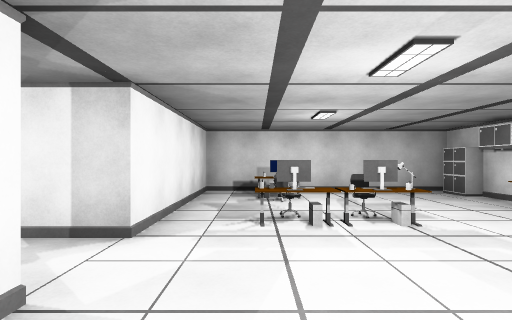
[1] (above)

19 first-person views from a walk through a 3-D level made in the Unity game engine. The camera is 1.5 m above the floor, looks level and sees 80° across. The floor is counted in squares, 2 m on a side. Each view is taken from the middle of a square. On the plan, view 1 faces up. The plan holds only what a view shows up to about 10 squares ahead; the rest is blank. The place goes on beyond the plan. The player is left out.

[2]
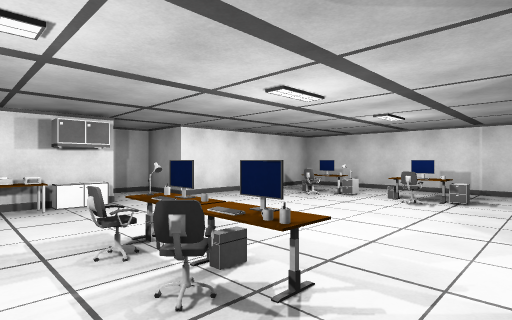

[3]
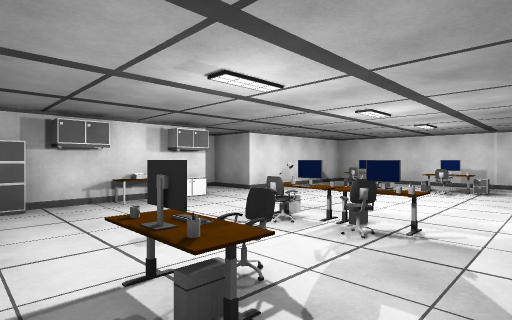

[4]
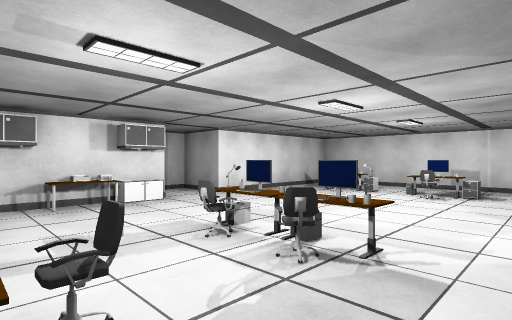

[5]
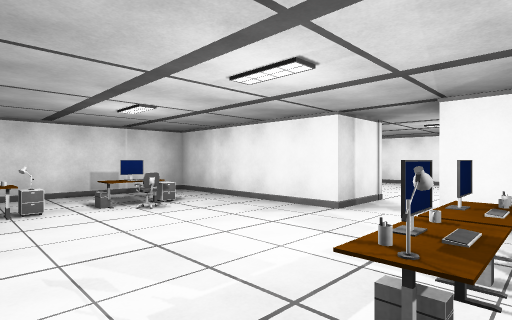

[6]
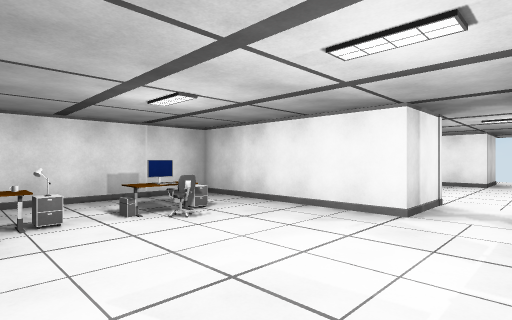

[7]
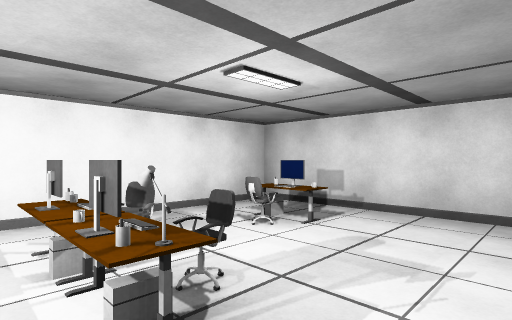

[8]
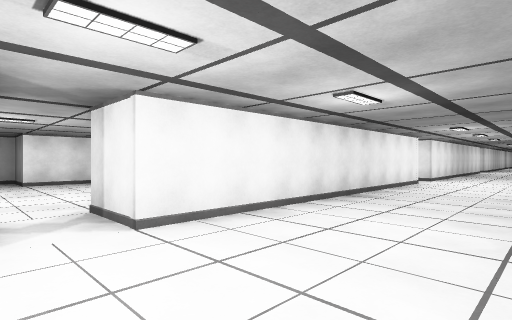

[9]
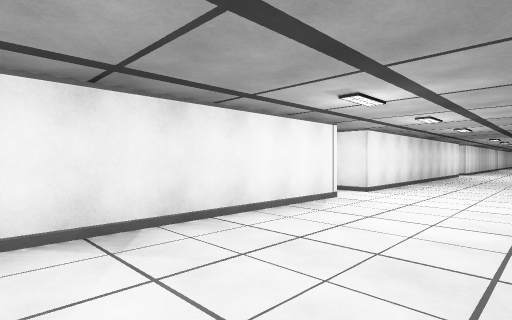

[10]
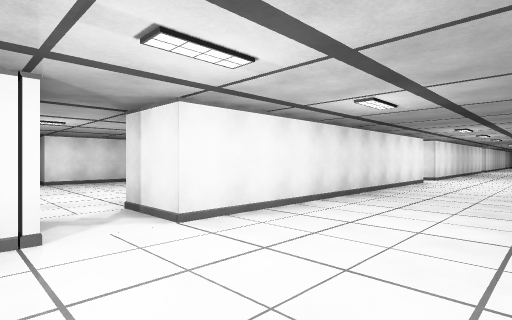

[11]
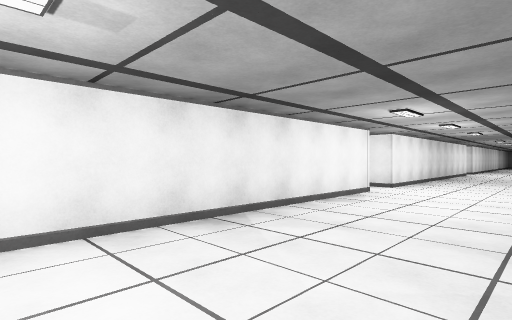

[12]
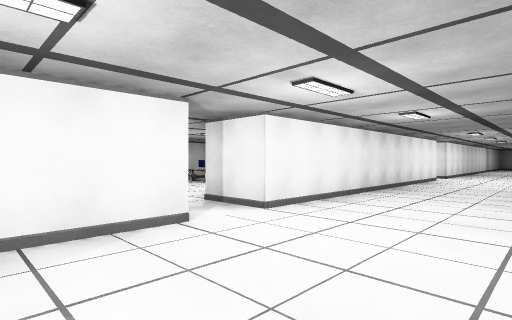

[13]
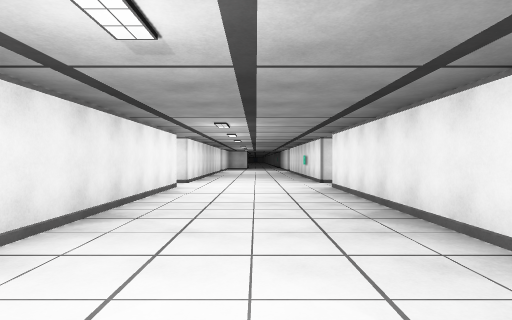

[14]
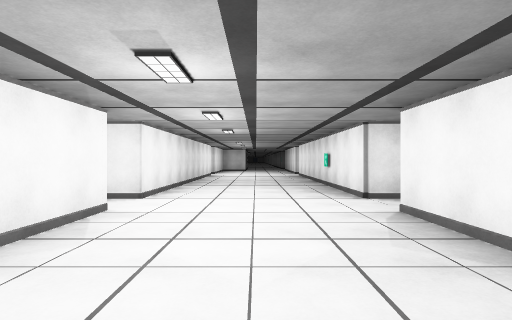

[15]
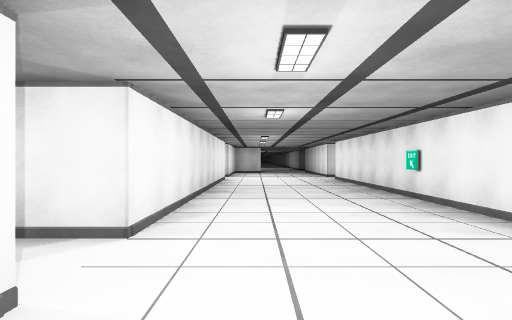

[16]
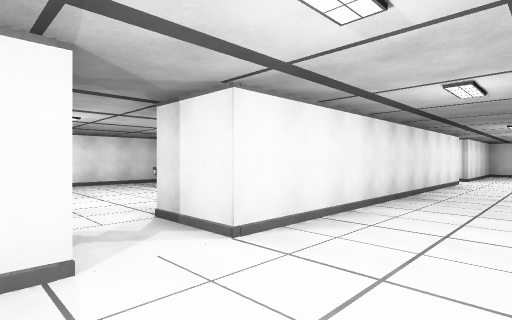

[17]
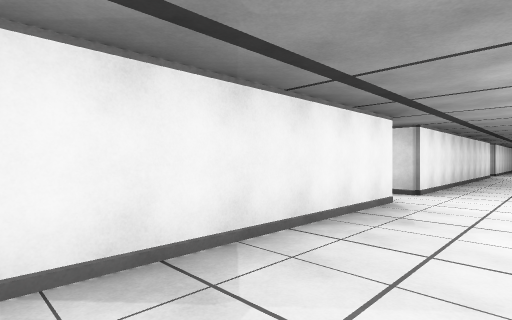

[18]
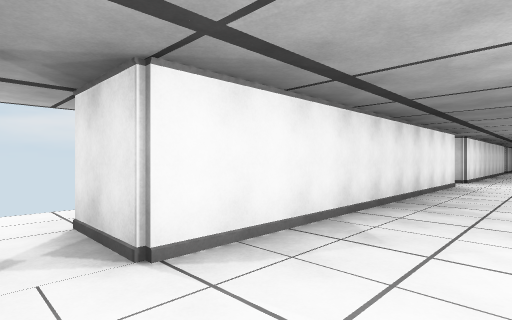

[19]
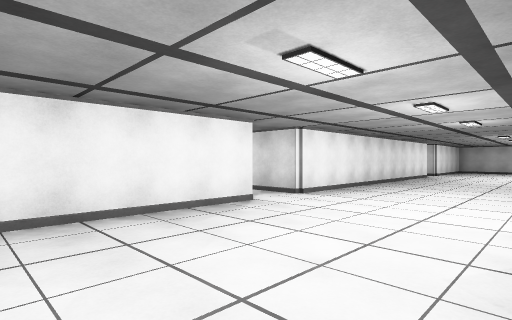

### Floor plan
Points are (right, up) in squares from view 1. A wall is a line through its corners. A room is listed if a view was taken in it or the views show most of it. See-through windows are left out.
Room 1 (views 1, 2, 3, 4, 5, 6, 7)
walls: (4.7, 2.9) (4.7, 3.6); (-1.2, 1.6) (-1.2, -2.9) (4.7, -2.9) (4.7, 1.6) (6.1, 1.6) (6.1, 2.5); (4.7, 5.5) (4.7, 6.2); (4.6, 7.5) (-1.2, 7.5) (-1.2, 2.9)
ways out: opening at (-2, 2) to room 2
objects: other object (0, -2); cabinet (0, -1); monitor (0, 3); mug (0, 4); other object (0, 5); monitor (0, 6); other object (0, 7); monitor (1, -2); chair (1, -1); monitor (1, 2); chair (1, 4) to (2, 4); other object (1, 6); cabinet (2, -2); other object (2, -1); chair (3, -2); other object (3, -1); monitor (3, 0); other object (4, 3); cabinet (4, 4); other object (4, 4) to (5, 5); cabinet (4, 7)
Room 2 (views 8, 9, 10, 11, 12, 13, 14, 15, 16, 17, 18, 19)
walls: (-2.8, -18.1) (-2.8, -8.9) (-1.1, -8.9); (-7.1, -19.4) (-7.1, -28.5); (-7.1, -8.9) (-7.1, -18); (-2.8, -7.6) (-2.8, 1.6) (-1.2, 1.6); (-7.1, -2.9) (-7.1, -7.5); (-2.8, -28.6) (-2.8, -19.4) (-1.1, -19.4); (-7.1, -29.9) (-7.1, -37); (-7.1, 1.6) (-7.1, 0); (-1.2, 2.9) (-2.4, 2.9); (-2.8, -37.5) (-2.8, -29.9) (-1.1, -29.9)
ways out: opening at (-2, 2) to room 1; opening at (-8, 2); opening at (-7.5, -29); opening at (-7.5, -19); opening at (-7.5, -8); opening at (-2, -29); opening at (-2, -19); opening at (-2, -8)

Where each view was taken, in squares from view 1:
view 1: 0 up, 0 right, facing up
view 2: 5 up, 1 left, facing down-right
view 3: 7 up, 1 left, facing down-right
view 4: 6 up, 1 left, facing down-right
view 5: 4 up, 3 right, facing down-left
view 6: 3 up, 3 right, facing down-left
view 7: 3 up, 3 right, facing up-left
view 8: 3 up, 6 left, facing down-right
view 9: 2 down, 6 left, facing down-right
view 10: 7 down, 6 left, facing down-right
view 11: 11 down, 6 left, facing down-right
view 12: 16 down, 6 left, facing down-right
view 13: 20 down, 5 left, facing down
view 14: 24 down, 5 left, facing down
view 15: 27 down, 4 left, facing down
view 16: 28 down, 5 left, facing down-right
view 17: 25 down, 5 left, facing up-left
view 18: 19 down, 5 left, facing up-left
view 19: 13 down, 3 left, facing up-left
